Frame 1 (no input): blank canvas, image omitted
Frame 60 (no input): blank canvas, image omitted
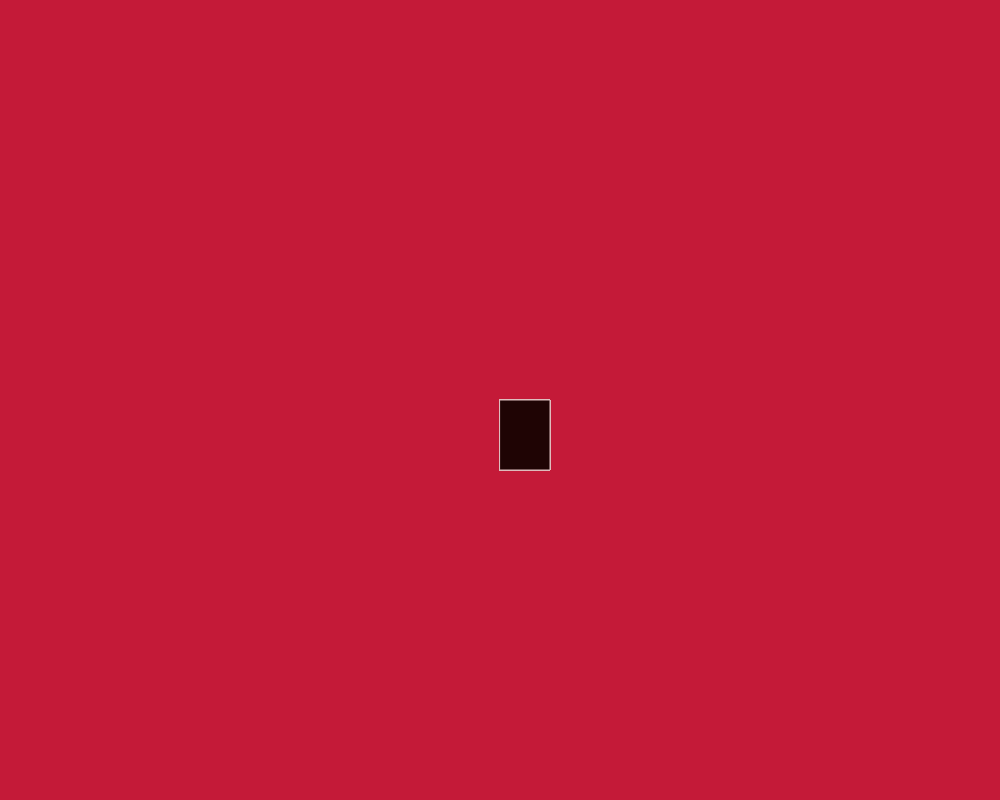
Frame 120 (the mouse pressed at the canvas centre since frame 60)

The p5.js sketch whose frames 1 and 60 were blank and that drew this single picture after the mouse press (run headless with seeded random() and noise() and a simulated clock; from frame 60 on, the mouse is pressed at the canvas centre):

// p5.js sketch
// ── sketch.js
function setup() {
  createCanvas(1000, 800);
   background("rgb(196,26,56)");
}

function draw() {
  fill("rgb(31,4,4)")
  stroke("rgb(223,190,190)")
  if(mouseIsPressed)
    rect(mouseX,mouseY,50,70);

}
